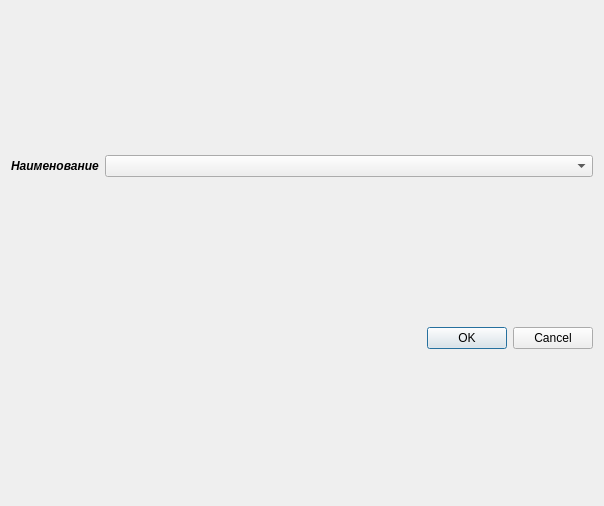
<?xml version="1.0" encoding="UTF-8"?>
<ui version="4.0">
 <class>elimination_task</class>
 <widget class="QDialog" name="elimination_task">
  <property name="geometry">
   <rect>
    <x>0</x>
    <y>0</y>
    <width>604</width>
    <height>506</height>
   </rect>
  </property>
  <property name="windowTitle">
   <string>Устранение задачи</string>
  </property>
  <property name="windowIcon">
   <iconset theme="accessories-text-editor"/>
  </property>
  <layout class="QGridLayout" name="gridLayout">
   <item row="1" column="1">
    <widget class="QDialogButtonBox" name="buttonBox">
     <property name="orientation">
      <enum>Qt::Horizontal</enum>
     </property>
     <property name="standardButtons">
      <set>QDialogButtonBox::Cancel|QDialogButtonBox::Ok</set>
     </property>
    </widget>
   </item>
   <item row="0" column="0">
    <widget class="QLabel" name="elimination_task_label">
     <property name="font">
      <font>
       <italic>true</italic>
       <bold>true</bold>
      </font>
     </property>
     <property name="text">
      <string>Наименование</string>
     </property>
    </widget>
   </item>
   <item row="0" column="1">
    <widget class="QComboBox" name="comboBox"/>
   </item>
  </layout>
 </widget>
 <resources/>
 <connections>
  <connection>
   <sender>buttonBox</sender>
   <signal>accepted()</signal>
   <receiver>elimination_task</receiver>
   <slot>accept()</slot>
   <hints>
    <hint type="sourcelabel">
     <x>248</x>
     <y>254</y>
    </hint>
    <hint type="destinationlabel">
     <x>157</x>
     <y>274</y>
    </hint>
   </hints>
  </connection>
  <connection>
   <sender>buttonBox</sender>
   <signal>rejected()</signal>
   <receiver>elimination_task</receiver>
   <slot>reject()</slot>
   <hints>
    <hint type="sourcelabel">
     <x>316</x>
     <y>260</y>
    </hint>
    <hint type="destinationlabel">
     <x>286</x>
     <y>274</y>
    </hint>
   </hints>
  </connection>
 </connections>
</ui>
